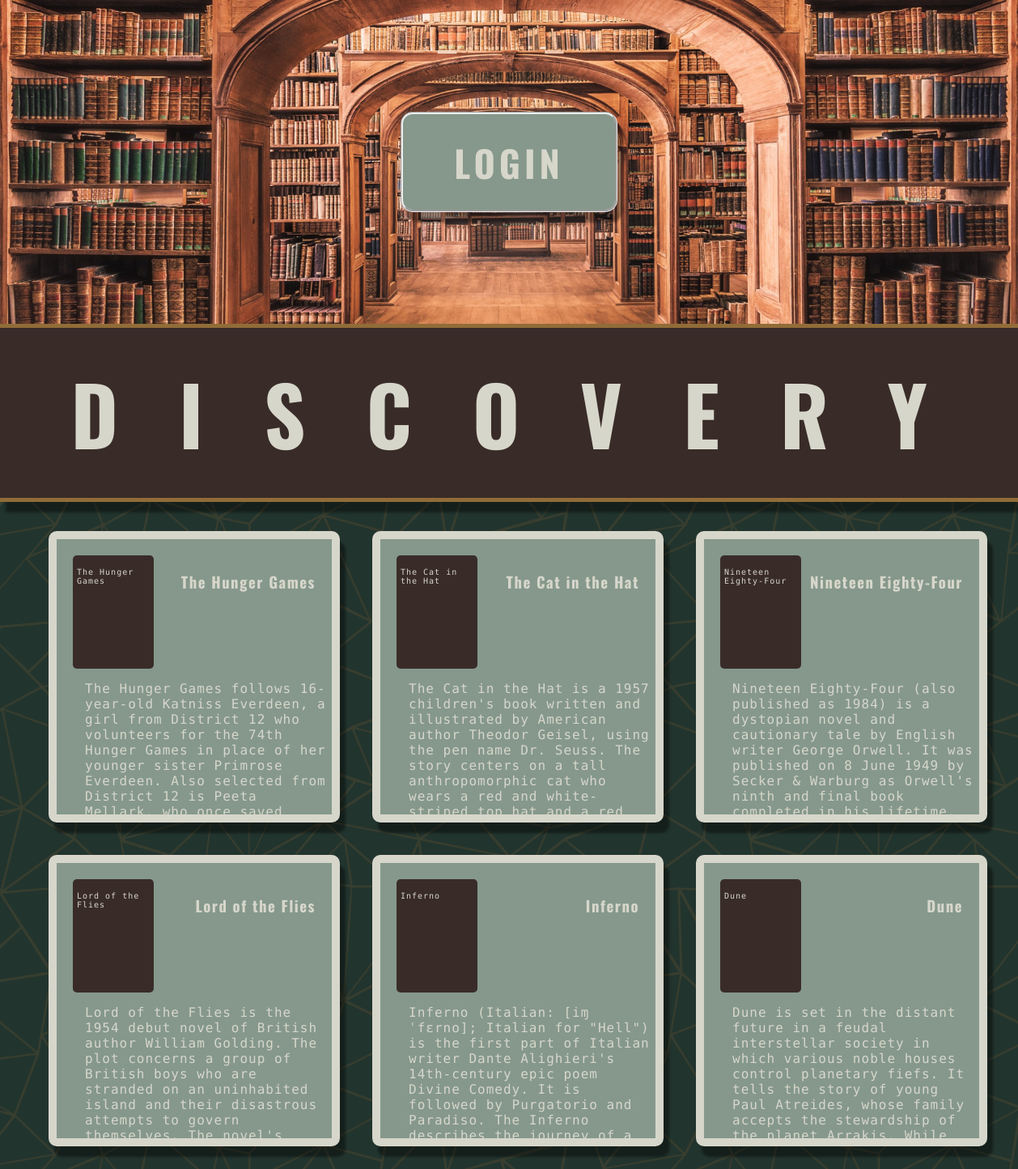
The page / on the database its author committed.
### tables this page shows
CREATE TABLE `books` (
  `id` int(11) NOT NULL,
  `title` varchar(255) NOT NULL,
  `author` varchar(255) NOT NULL,
  `description` text NOT NULL
);

### private/model/query_functions.php (called while the page is built, shortened)
<?php
  function find_all_books() {
    global $db;
    $sql = "SELECT * FROM books ";
    $sql .= "ORDER BY title DESC";
    $result = mysqli_query($db, $sql);
    return $result;
  }
?>

### public/home_page.php (the view)
<div class='banner'>
    <a id='login' href="?action=login">LOGIN</a>
</div>
<div  class='discovery_banner'><h1>DISCOVERY</h1></div>
<ul id='discovery_ul'>
    <?php $books = find_all_books() ?>
    <?php foreach($books as $book):?>
    <li>
        <h3><?php echo $book['title']?></h3>
        <div><p><?php echo $book['title']?></p></div>
        <p><?php echo $book['description']?></p>
    </li>
    <?php endforeach;?>
</ul>

### index.php (shortened to what this page needs)
<link rel="stylesheet" href="css/stylesheet.css">
<?php
$action = filter_input(INPUT_POST,"action");
    if ($action == NULL) {
        $action = filter_input(INPUT_GET,"action");
        if ($action == NULL) {
            $action = 'home_page';
        }
    }
if ($action == 'home_page') {
    include ('public/home_page.php');
} else if ($action == 'login') {
    include ('public/login.php');
}
?>

### css/stylesheet.css (style rules this page uses)
h1, h2, h3, h4, a { font-family: "Oswald", sans-serif; font-weight: 700; }
p { font-family: "Source Code Pro", monospace; letter-spacing: 1px; }
.banner { width: 100%; height: 50%; display: flex; align-items: center; justify-content: center; margin: 0; background-image: url("../public/img/library-books-wood.jpg"); background-size: cover; background-position: center; background-color: var(--timberwolf); }
#login { font-size: 45px; text-align: center; padding-left: 5%; padding-right: 5%; padding-top: 2%; padding-bottom: 2%; border-radius: 15px; border-style:groove; background-color: var(--cambridge-blue); text-decoration: none; color: var(--timberwolf); letter-spacing: 5px; box-shadow: 7px 13px 3px var(--shadow); }
.discovery_banner { width: 100%; height: 20%; display: flex; align-items: center; justify-content: center; background-color: var(--van-dyke); border-top: 5px solid var(--golden-brown); border-bottom: 5px solid var(--golden-brown); letter-spacing: 75px; padding: 2%; font-size: 50px; font-weight: 400; box-shadow: 7px 13px 3px var(--shadow); }
#discovery_ul { width: 100%; display: flex; flex-direction: row; flex-wrap: wrap; list-style-type: none; }
#discovery_ul li { width: 300px; height: 300px; padding: 20px; margin: 20px; background-color: var(--cambridge-blue); border: 10px solid var(--timberwolf); border-radius: 10px; box-shadow: 7px 13px 3px var(--shadow); }
#discovery_ul li h3 { float: right; }
#discovery_ul li div { font-size: 10px; float: left; width: 100px; height: 140px; background-color: var(--van-dyke); border-radius: 5px; }
#discovery_ul li div p { padding: 5px; width: auto; height: auto; }
#discovery_ul li p { width: 100%; height: 155px;; display: block; padding: 15px; clear: both; overflow: auto; }

### rows shown on the page
books: title "The Hunger Games", description "The Hunger Games follows 16-year-old Katniss Everdeen, a girl from District 12 who volunteers for the 74th Hunger Games in place of her younger sister Primrose Everdeen. Also selected from District 12 is Peeta Mellark, who once saved…"
books: title "The Cat in the Hat", description "The Cat in the Hat is a 1957 children's book written and illustrated by American author Theodor Geisel, using the pen name Dr. Seuss. The story centers on a tall anthropomorphic cat who wears a red and white-striped top hat and a red…"
books: title "Nineteen Eighty-Four", description "Nineteen Eighty-Four (also published as 1984) is a dystopian novel and cautionary tale by English writer George Orwell. It was published on 8 June 1949 by Secker & Warburg as Orwell's ninth and final book completed in his lifetime.…"
books: title "Lord of the Flies", description "Lord of the Flies is the 1954 debut novel of British author William Golding. The plot concerns a group of British boys who are stranded on an uninhabited island and their disastrous attempts to govern themselves. The novel's…"
books: title "Inferno", description "Inferno (Italian: [iɱˈfɛrno]; Italian for \"Hell\") is the first part of Italian writer Dante Alighieri's 14th-century epic poem Divine Comedy. It is followed by Purgatorio and Paradiso. The Inferno describes the journey of a…"
books: title "Dune", description "Dune is set in the distant future in a feudal interstellar society in which various noble houses control planetary fiefs. It tells the story of young Paul Atreides, whose family accepts the stewardship of the planet Arrakis. While…"
